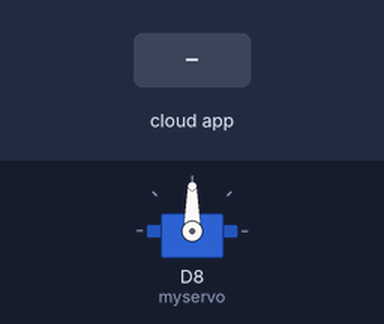
Bench run of a sketch on a simulated ESP8266 (Wemos D1 mini). On the bench: servo. The test bench sets the inputs (shaded band). WiFi joins after 1.5 s; servers stay silent unless stated.

Above: at 2.7 s.
2.8 s: the phone or cloud app sets position to 0
At 3.3 s:
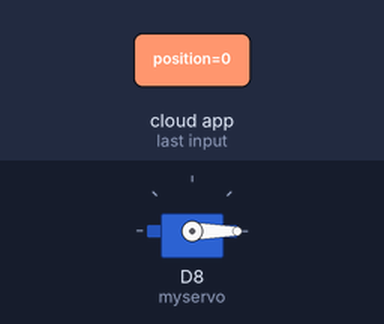
4.5 s: the phone or cloud app sets position to 25
At 5.6 s:
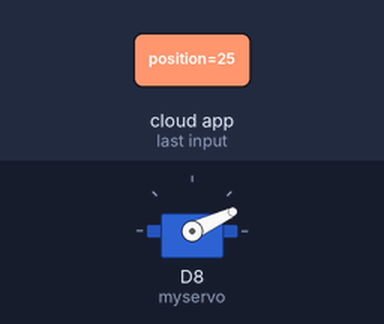
6.0 s: the phone or cloud app sets position to 50
At 6.7 s:
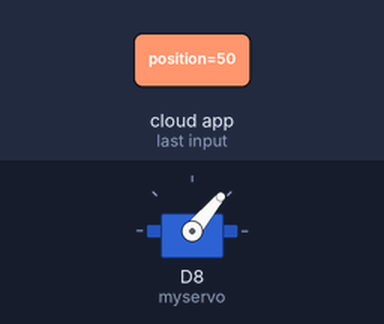
7.5 s: the phone or cloud app sets position to 100
At 7.9 s:
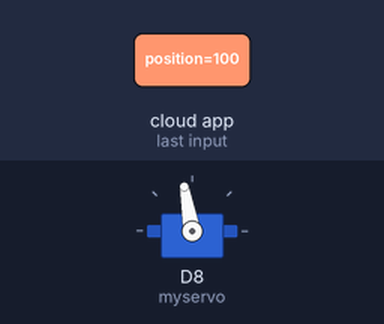
Timing chart, 0 to 10.0 s (numbered marks = the images above; inputs shaded):
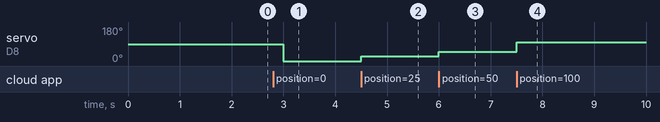

Measured:
- after the input at 2.8 s, servo on D8 (myservo): 90° → 0° after 0.20 s
- after the input at 4.5 s, servo on D8 (myservo): 0° → 25° at once
- after the input at 6.0 s, servo on D8 (myservo): 25° → 50° at once
- after the input at 7.5 s, servo on D8 (myservo): 50° → 100° at once

The sketch:

PetFoodFeeder_oct26a.ino
```cpp
#include "arduino_secrets.h"
/*
  Sketch generated by the Arduino IoT Cloud Thing "Untitled"
  https://create.arduino.cc/cloud/things/d1264d25-1547-4b8c-95dd-e067e15e88c5

  Arduino IoT Cloud Variables description

  The following variables are automatically generated and updated when changes are made to the Thing

  int position;

  Variables which are marked as READ/WRITE in the Cloud Thing will also have functions
  which are called when their values are changed from the Dashboard.
  These functions are generated with the Thing and added at the end of this sketch.
*/

#include "thingProperties.h"
#include<Servo.h>

Servo myservo;

void setup() {
  myservo.attach(D8);
  // Initialize serial and wait for port to open:
  Serial.begin(9600);
  // This delay gives the chance to wait for a Serial Monitor without blocking if none is found
  delay(1500);

  // Defined in thingProperties.h
  initProperties();

  // Connect to Arduino IoT Cloud
  ArduinoCloud.begin(ArduinoIoTPreferredConnection);

  /*
     The following function allows you to obtain more information
     related to the state of network and IoT Cloud connection and errors
     the higher number the more granular information you’ll get.
     The default is 0 (only errors).
     Maximum is 4
 */
  setDebugMessageLevel(2);
  ArduinoCloud.printDebugInfo();
}

void loop() {
  ArduinoCloud.update();
  // Your code here


}


/*
  Since Position is READ_WRITE variable, onPositionChange() is
  executed every time a new value is received from IoT Cloud.
*/
void onPositionChange()  {
  // Add your code here to act upon Position change
  myservo.write(position);
}
```

arduino_secrets.h
```cpp
#define SECRET_SSID ""
#define SECRET_OPTIONAL_PASS ""
#define SECRET_DEVICE_KEY "XGS8VOUKWCHRSNTSNAW3"
```

thingProperties.h
```cpp
// Code generated by Arduino IoT Cloud, DO NOT EDIT.

#include <ArduinoIoTCloud.h>
#include <Arduino_ConnectionHandler.h>

const char DEVICE_LOGIN_NAME[]  = "fb1b677c-7323-4c64-bbc5-21c14f05d557";

const char SSID[]               = SECRET_SSID;    // Network SSID (name)
const char PASS[]               = SECRET_OPTIONAL_PASS;    // Network password (use for WPA, or use as key for WEP)
const char DEVICE_KEY[]  = SECRET_DEVICE_KEY;    // Secret device password

void onPositionChange();

int position;

void initProperties(){

  ArduinoCloud.setBoardId(DEVICE_LOGIN_NAME);
  ArduinoCloud.setSecretDeviceKey(DEVICE_KEY);
  ArduinoCloud.addProperty(position, READWRITE, ON_CHANGE, onPositionChange);

}

WiFiConnectionHandler ArduinoIoTPreferredConnection(SSID, PASS);
```
